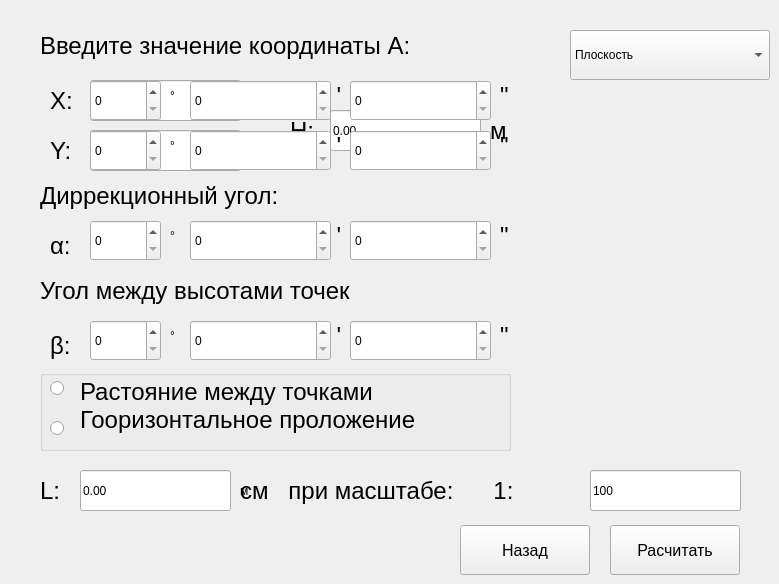
    <widget class="QWidget" name="inputDirectGD_page">
     <widget class="QLabel" name="label_directGD_inputA">
      <property name="geometry">
       <rect>
        <x>40</x>
        <y>20</y>
        <width>471</width>
        <height>51</height>
       </rect>
      </property>
      <property name="font">
       <font>
        <pointsize>18</pointsize>
       </font>
      </property>
      <property name="text">
       <string>Введите значение координаты A:</string>
      </property>
     </widget>
     <widget class="QLabel" name="label_directGD_inputX">
      <property name="geometry">
       <rect>
        <x>50</x>
        <y>80</y>
        <width>31</width>
        <height>41</height>
       </rect>
      </property>
      <property name="font">
       <font>
        <pointsize>18</pointsize>
       </font>
      </property>
      <property name="text">
       <string>X:</string>
      </property>
     </widget>
     <widget class="QLabel" name="label_directGD_inputY">
      <property name="geometry">
       <rect>
        <x>50</x>
        <y>130</y>
        <width>31</width>
        <height>41</height>
       </rect>
      </property>
      <property name="font">
       <font>
        <pointsize>18</pointsize>
       </font>
      </property>
      <property name="text">
       <string>Y:</string>
      </property>
     </widget>
     <widget class="QLabel" name="label_directGD_inputAngle">
      <property name="geometry">
       <rect>
        <x>40</x>
        <y>180</y>
        <width>321</width>
        <height>31</height>
       </rect>
      </property>
      <property name="font">
       <font>
        <pointsize>18</pointsize>
       </font>
      </property>
      <property name="text">
       <string>Диррекционный угол:</string>
      </property>
     </widget>
     <widget class="QLabel" name="label_directGD_Angle">
      <property name="geometry">
       <rect>
        <x>50</x>
        <y>230</y>
        <width>31</width>
        <height>31</height>
       </rect>
      </property>
      <property name="font">
       <font>
        <pointsize>18</pointsize>
       </font>
      </property>
      <property name="text">
       <string>α:</string>
      </property>
     </widget>
     <widget class="QLabel" name="label_directGD_L">
      <property name="geometry">
       <rect>
        <x>40</x>
        <y>470</y>
        <width>31</width>
        <height>41</height>
       </rect>
      </property>
      <property name="font">
       <font>
        <pointsize>18</pointsize>
       </font>
      </property>
      <property name="text">
       <string>L:</string>
      </property>
     </widget>
     <widget class="QPushButton" name="pushButton_directGD_solve">
      <property name="geometry">
       <rect>
        <x>610</x>
        <y>525</y>
        <width>130</width>
        <height>50</height>
       </rect>
      </property>
      <property name="font">
       <font>
        <pointsize>12</pointsize>
       </font>
      </property>
      <property name="text">
       <string>Расчитать</string>
      </property>
     </widget>
     <widget class="QPushButton" name="pushButton_directGD_back">
      <property name="geometry">
       <rect>
        <x>460</x>
        <y>525</y>
        <width>130</width>
        <height>50</height>
       </rect>
      </property>
      <property name="font">
       <font>
        <pointsize>12</pointsize>
       </font>
      </property>
      <property name="text">
       <string>Назад</string>
      </property>
     </widget>
     <widget class="QLabel" name="label_directGD_degree">
      <property name="geometry">
       <rect>
        <x>170</x>
        <y>220</y>
        <width>16</width>
        <height>31</height>
       </rect>
      </property>
      <property name="text">
       <string>°</string>
      </property>
     </widget>
     <widget class="QLabel" name="label_directGD_minutes">
      <property name="geometry">
       <rect>
        <x>330</x>
        <y>220</y>
        <width>16</width>
        <height>31</height>
       </rect>
      </property>
      <property name="font">
       <font>
        <pointsize>18</pointsize>
       </font>
      </property>
      <property name="text">
       <string> '</string>
      </property>
     </widget>
     <widget class="QLabel" name="label_directGD_seconds">
      <property name="geometry">
       <rect>
        <x>500</x>
        <y>220</y>
        <width>16</width>
        <height>31</height>
       </rect>
      </property>
      <property name="font">
       <font>
        <pointsize>18</pointsize>
       </font>
      </property>
      <property name="text">
       <string>&quot;</string>
      </property>
     </widget>
     <widget class="QSpinBox" name="spinBox_directGD_inputAngle_degrees">
      <property name="geometry">
       <rect>
        <x>90</x>
        <y>220</y>
        <width>71</width>
        <height>41</height>
       </rect>
      </property>
      <property name="wrapping">
       <bool>false</bool>
      </property>
      <property name="frame">
       <bool>true</bool>
      </property>
      <property name="readOnly">
       <bool>false</bool>
      </property>
      <property name="accelerated">
       <bool>false</bool>
      </property>
      <property name="keyboardTracking">
       <bool>true</bool>
      </property>
      <property name="showGroupSeparator" stdset="0">
       <bool>false</bool>
      </property>
      <property name="maximum">
       <number>1000000000</number>
      </property>
      <property name="stepType">
       <enum>QAbstractSpinBox::AdaptiveDecimalStepType</enum>
      </property>
     </widget>
     <widget class="QSpinBox" name="spinBox_directGD_inputAngle_minutes">
      <property name="geometry">
       <rect>
        <x>190</x>
        <y>220</y>
        <width>141</width>
        <height>41</height>
       </rect>
      </property>
      <property name="wrapping">
       <bool>false</bool>
      </property>
      <property name="frame">
       <bool>true</bool>
      </property>
      <property name="readOnly">
       <bool>false</bool>
      </property>
      <property name="accelerated">
       <bool>false</bool>
      </property>
      <property name="keyboardTracking">
       <bool>true</bool>
      </property>
      <property name="showGroupSeparator" stdset="0">
       <bool>false</bool>
      </property>
      <property name="maximum">
       <number>1000000000</number>
      </property>
      <property name="stepType">
       <enum>QAbstractSpinBox::AdaptiveDecimalStepType</enum>
      </property>
     </widget>
     <widget class="QSpinBox" name="spinBox_directGD_inputAngle_seconds">
      <property name="geometry">
       <rect>
        <x>350</x>
        <y>220</y>
        <width>141</width>
        <height>41</height>
       </rect>
      </property>
      <property name="wrapping">
       <bool>false</bool>
      </property>
      <property name="frame">
       <bool>true</bool>
      </property>
      <property name="readOnly">
       <bool>false</bool>
      </property>
      <property name="accelerated">
       <bool>false</bool>
      </property>
      <property name="keyboardTracking">
       <bool>true</bool>
      </property>
      <property name="showGroupSeparator" stdset="0">
       <bool>false</bool>
      </property>
      <property name="maximum">
       <number>1000000000</number>
      </property>
      <property name="stepType">
       <enum>QAbstractSpinBox::AdaptiveDecimalStepType</enum>
      </property>
     </widget>
     <widget class="QLineEdit" name="lineEdit_directGD_inputAx">
      <property name="geometry">
       <rect>
        <x>90</x>
        <y>80</y>
        <width>151</width>
        <height>41</height>
       </rect>
      </property>
      <property name="text">
       <string>0.00</string>
      </property>
     </widget>
     <widget class="QLineEdit" name="lineEdit_directGD_inputAy">
      <property name="geometry">
       <rect>
        <x>90</x>
        <y>130</y>
        <width>151</width>
        <height>41</height>
       </rect>
      </property>
      <property name="text">
       <string>0.00</string>
      </property>
     </widget>
     <widget class="QLineEdit" name="lineEdit_directGD_inputL">
      <property name="geometry">
       <rect>
        <x>80</x>
        <y>470</y>
        <width>151</width>
        <height>41</height>
       </rect>
      </property>
      <property name="text">
       <string>0.00</string>
      </property>
     </widget>
     <widget class="QLabel" name="label_directGD_m_scale">
      <property name="geometry">
       <rect>
        <x>240</x>
        <y>470</y>
        <width>351</width>
        <height>41</height>
       </rect>
      </property>
      <property name="font">
       <font>
        <pointsize>18</pointsize>
       </font>
      </property>
      <property name="text">
       <string>см   при масштабе:      1:</string>
      </property>
     </widget>
     <widget class="QLineEdit" name="lineEdit_directGD_inputScale">
      <property name="geometry">
       <rect>
        <x>590</x>
        <y>470</y>
        <width>151</width>
        <height>41</height>
       </rect>
      </property>
      <property name="text">
       <string>100</string>
      </property>
     </widget>
     <widget class="QLabel" name="label_directGD_m">
      <property name="geometry">
       <rect>
        <x>250</x>
        <y>80</y>
        <width>21</width>
        <height>41</height>
       </rect>
      </property>
      <property name="font">
       <font>
        <pointsize>18</pointsize>
       </font>
      </property>
      <property name="text">
       <string>м</string>
      </property>
     </widget>
     <widget class="QLabel" name="label_directGD_m1">
      <property name="geometry">
       <rect>
        <x>250</x>
        <y>130</y>
        <width>21</width>
        <height>41</height>
       </rect>
      </property>
      <property name="font">
       <font>
        <pointsize>18</pointsize>
       </font>
      </property>
      <property name="text">
       <string>м</string>
      </property>
     </widget>
     <widget class="QGroupBox" name="groupBox">
      <property name="geometry">
       <rect>
        <x>40</x>
        <y>370</y>
        <width>471</width>
        <height>81</height>
       </rect>
      </property>
      <property name="font">
       <font>
        <stylestrategy>PreferAntialias</stylestrategy>
        <kerning>true</kerning>
       </font>
      </property>
      <property name="title">
       <string/>
      </property>
      <widget class="QRadioButton" name="radioButton_directGD_inputL">
       <property name="geometry">
        <rect>
         <x>10</x>
         <y>10</y>
         <width>81</width>
         <height>17</height>
        </rect>
       </property>
       <property name="text">
        <string/>
       </property>
      </widget>
      <widget class="QRadioButton" name="radioButton_directGD_inputHorizSpacing">
       <property name="geometry">
        <rect>
         <x>10</x>
         <y>50</y>
         <width>82</width>
         <height>17</height>
        </rect>
       </property>
       <property name="text">
        <string/>
       </property>
      </widget>
      <widget class="QLabel" name="label_directGD_inputL">
       <property name="geometry">
        <rect>
         <x>40</x>
         <y>-10</y>
         <width>421</width>
         <height>91</height>
        </rect>
       </property>
       <property name="font">
        <font>
         <pointsize>18</pointsize>
        </font>
       </property>
       <property name="text">
        <string>Растояние между точками
Гооризонтальное проложение</string>
       </property>
      </widget>
     </widget>
     <widget class="QLabel" name="label_directGD_m_in_L">
      <property name="geometry">
       <rect>
        <x>240</x>
        <y>470</y>
        <width>91</width>
        <height>41</height>
       </rect>
      </property>
      <property name="text">
       <string>м</string>
      </property>
     </widget>
     <widget class="QComboBox" name="comboBox_directGD">
      <property name="geometry">
       <rect>
        <x>570</x>
        <y>30</y>
        <width>200</width>
        <height>50</height>
       </rect>
      </property>
      <item>
       <property name="text">
        <string>Плоскость</string>
       </property>
      </item>
      <item>
       <property name="text">
        <string>Плоскость H</string>
       </property>
      </item>
      <item>
       <property name="text">
        <string>Сфера</string>
       </property>
      </item>
      <item>
       <property name="text">
        <string>Эллипсоид Красовского</string>
       </property>
      </item>
     </widget>
     <widget class="QLabel" name="label_directGD_inputH">
      <property name="geometry">
       <rect>
        <x>290</x>
        <y>110</y>
        <width>31</width>
        <height>41</height>
       </rect>
      </property>
      <property name="font">
       <font>
        <pointsize>18</pointsize>
       </font>
      </property>
      <property name="text">
       <string>H:</string>
      </property>
     </widget>
     <widget class="QLineEdit" name="lineEdit_directGD_inputAh">
      <property name="geometry">
       <rect>
        <x>330</x>
        <y>110</y>
        <width>151</width>
        <height>41</height>
       </rect>
      </property>
      <property name="text">
       <string>0.00</string>
      </property>
     </widget>
     <widget class="QLabel" name="label_directGD_m_h">
      <property name="geometry">
       <rect>
        <x>490</x>
        <y>110</y>
        <width>21</width>
        <height>41</height>
       </rect>
      </property>
      <property name="font">
       <font>
        <pointsize>18</pointsize>
       </font>
      </property>
      <property name="text">
       <string>м</string>
      </property>
     </widget>
     <widget class="QLabel" name="label_directGD_degree_H">
      <property name="geometry">
       <rect>
        <x>170</x>
        <y>320</y>
        <width>16</width>
        <height>31</height>
       </rect>
      </property>
      <property name="text">
       <string>°</string>
      </property>
     </widget>
     <widget class="QLabel" name="label_directGD_inputAngle_H">
      <property name="geometry">
       <rect>
        <x>40</x>
        <y>270</y>
        <width>401</width>
        <height>41</height>
       </rect>
      </property>
      <property name="font">
       <font>
        <pointsize>18</pointsize>
       </font>
      </property>
      <property name="text">
       <string>Угол между высотами точек</string>
      </property>
     </widget>
     <widget class="QSpinBox" name="spinBox_directGD_inputAngle_secondsH">
      <property name="geometry">
       <rect>
        <x>350</x>
        <y>320</y>
        <width>141</width>
        <height>41</height>
       </rect>
      </property>
      <property name="wrapping">
       <bool>false</bool>
      </property>
      <property name="frame">
       <bool>true</bool>
      </property>
      <property name="readOnly">
       <bool>false</bool>
      </property>
      <property name="accelerated">
       <bool>false</bool>
      </property>
      <property name="keyboardTracking">
       <bool>true</bool>
      </property>
      <property name="showGroupSeparator" stdset="0">
       <bool>false</bool>
      </property>
      <property name="maximum">
       <number>1000000000</number>
      </property>
      <property name="stepType">
       <enum>QAbstractSpinBox::AdaptiveDecimalStepType</enum>
      </property>
     </widget>
     <widget class="QLabel" name="label_directGD_minutes_H">
      <property name="geometry">
       <rect>
        <x>330</x>
        <y>320</y>
        <width>16</width>
        <height>31</height>
       </rect>
      </property>
      <property name="font">
       <font>
        <pointsize>18</pointsize>
       </font>
      </property>
      <property name="text">
       <string> '</string>
      </property>
     </widget>
     <widget class="QLabel" name="label_directGD_seconds_H">
      <property name="geometry">
       <rect>
        <x>500</x>
        <y>320</y>
        <width>16</width>
        <height>31</height>
       </rect>
      </property>
      <property name="font">
       <font>
        <pointsize>18</pointsize>
       </font>
      </property>
      <property name="text">
       <string>&quot;</string>
      </property>
     </widget>
     <widget class="QSpinBox" name="spinBox_directGD_inputAngle_degreesH">
      <property name="geometry">
       <rect>
        <x>90</x>
        <y>320</y>
        <width>71</width>
        <height>41</height>
       </rect>
      </property>
      <property name="wrapping">
       <bool>false</bool>
      </property>
      <property name="frame">
       <bool>true</bool>
      </property>
      <property name="readOnly">
       <bool>false</bool>
      </property>
      <property name="accelerated">
       <bool>false</bool>
      </property>
      <property name="keyboardTracking">
       <bool>true</bool>
      </property>
      <property name="showGroupSeparator" stdset="0">
       <bool>false</bool>
      </property>
      <property name="maximum">
       <number>1000000000</number>
      </property>
      <property name="stepType">
       <enum>QAbstractSpinBox::AdaptiveDecimalStepType</enum>
      </property>
     </widget>
     <widget class="QLabel" name="label_directGD_AngleH">
      <property name="geometry">
       <rect>
        <x>50</x>
        <y>330</y>
        <width>31</width>
        <height>31</height>
       </rect>
      </property>
      <property name="font">
       <font>
        <pointsize>18</pointsize>
       </font>
      </property>
      <property name="text">
       <string>β:</string>
      </property>
     </widget>
     <widget class="QSpinBox" name="spinBox_directGD_inputAngle_minutesH">
      <property name="geometry">
       <rect>
        <x>190</x>
        <y>320</y>
        <width>141</width>
        <height>41</height>
       </rect>
      </property>
      <property name="wrapping">
       <bool>false</bool>
      </property>
      <property name="frame">
       <bool>true</bool>
      </property>
      <property name="readOnly">
       <bool>false</bool>
      </property>
      <property name="accelerated">
       <bool>false</bool>
      </property>
      <property name="keyboardTracking">
       <bool>true</bool>
      </property>
      <property name="showGroupSeparator" stdset="0">
       <bool>false</bool>
      </property>
      <property name="maximum">
       <number>1000000000</number>
      </property>
      <property name="stepType">
       <enum>QAbstractSpinBox::AdaptiveDecimalStepType</enum>
      </property>
     </widget>
     <widget class="QSpinBox" name="spinBox_directGD_inputX_seconds">
      <property name="geometry">
       <rect>
        <x>350</x>
        <y>80</y>
        <width>141</width>
        <height>41</height>
       </rect>
      </property>
      <property name="wrapping">
       <bool>false</bool>
      </property>
      <property name="frame">
       <bool>true</bool>
      </property>
      <property name="readOnly">
       <bool>false</bool>
      </property>
      <property name="accelerated">
       <bool>false</bool>
      </property>
      <property name="keyboardTracking">
       <bool>true</bool>
      </property>
      <property name="showGroupSeparator" stdset="0">
       <bool>false</bool>
      </property>
      <property name="maximum">
       <number>1000000000</number>
      </property>
      <property name="stepType">
       <enum>QAbstractSpinBox::AdaptiveDecimalStepType</enum>
      </property>
     </widget>
     <widget class="QSpinBox" name="spinBox_directGD_inputX_degrees">
      <property name="geometry">
       <rect>
        <x>90</x>
        <y>80</y>
        <width>71</width>
        <height>41</height>
       </rect>
      </property>
      <property name="wrapping">
       <bool>false</bool>
      </property>
      <property name="frame">
       <bool>true</bool>
      </property>
      <property name="readOnly">
       <bool>false</bool>
      </property>
      <property name="accelerated">
       <bool>false</bool>
      </property>
      <property name="keyboardTracking">
       <bool>true</bool>
      </property>
      <property name="showGroupSeparator" stdset="0">
       <bool>false</bool>
      </property>
      <property name="maximum">
       <number>1000000000</number>
      </property>
      <property name="stepType">
       <enum>QAbstractSpinBox::AdaptiveDecimalStepType</enum>
      </property>
     </widget>
     <widget class="QLabel" name="label_directGD_x_minutes">
      <property name="geometry">
       <rect>
        <x>330</x>
        <y>80</y>
        <width>16</width>
        <height>31</height>
       </rect>
      </property>
      <property name="font">
       <font>
        <pointsize>18</pointsize>
       </font>
      </property>
      <property name="text">
       <string> '</string>
      </property>
     </widget>
     <widget class="QLabel" name="label_directGD_x_degree">
      <property name="geometry">
       <rect>
        <x>170</x>
        <y>80</y>
        <width>16</width>
        <height>31</height>
       </rect>
      </property>
      <property name="text">
       <string>°</string>
      </property>
     </widget>
     <widget class="QLabel" name="label_directGD_x_seconds">
      <property name="geometry">
       <rect>
        <x>500</x>
        <y>80</y>
        <width>16</width>
        <height>31</height>
       </rect>
      </property>
      <property name="font">
       <font>
        <pointsize>18</pointsize>
       </font>
      </property>
      <property name="text">
       <string>&quot;</string>
      </property>
     </widget>
     <widget class="QSpinBox" name="spinBox_directGD_inputX_minutes">
      <property name="geometry">
       <rect>
        <x>190</x>
        <y>80</y>
        <width>141</width>
        <height>41</height>
       </rect>
      </property>
      <property name="wrapping">
       <bool>false</bool>
      </property>
      <property name="frame">
       <bool>true</bool>
      </property>
      <property name="readOnly">
       <bool>false</bool>
      </property>
      <property name="accelerated">
       <bool>false</bool>
      </property>
      <property name="keyboardTracking">
       <bool>true</bool>
      </property>
      <property name="showGroupSeparator" stdset="0">
       <bool>false</bool>
      </property>
      <property name="maximum">
       <number>1000000000</number>
      </property>
      <property name="stepType">
       <enum>QAbstractSpinBox::AdaptiveDecimalStepType</enum>
      </property>
     </widget>
     <widget class="QLabel" name="label_directGD_y_minutes">
      <property name="geometry">
       <rect>
        <x>330</x>
        <y>130</y>
        <width>16</width>
        <height>31</height>
       </rect>
      </property>
      <property name="font">
       <font>
        <pointsize>18</pointsize>
       </font>
      </property>
      <property name="text">
       <string> '</string>
      </property>
     </widget>
     <widget class="QSpinBox" name="spinBox_directGD_inputY_degrees">
      <property name="geometry">
       <rect>
        <x>90</x>
        <y>130</y>
        <width>71</width>
        <height>41</height>
       </rect>
      </property>
      <property name="wrapping">
       <bool>false</bool>
      </property>
      <property name="frame">
       <bool>true</bool>
      </property>
      <property name="readOnly">
       <bool>false</bool>
      </property>
      <property name="accelerated">
       <bool>false</bool>
      </property>
      <property name="keyboardTracking">
       <bool>true</bool>
      </property>
      <property name="showGroupSeparator" stdset="0">
       <bool>false</bool>
      </property>
      <property name="maximum">
       <number>1000000000</number>
      </property>
      <property name="stepType">
       <enum>QAbstractSpinBox::AdaptiveDecimalStepType</enum>
      </property>
     </widget>
     <widget class="QSpinBox" name="spinBox_directGD_inputY_minutes">
      <property name="geometry">
       <rect>
        <x>190</x>
        <y>130</y>
        <width>141</width>
        <height>41</height>
       </rect>
      </property>
      <property name="wrapping">
       <bool>false</bool>
      </property>
      <property name="frame">
       <bool>true</bool>
      </property>
      <property name="readOnly">
       <bool>false</bool>
      </property>
      <property name="accelerated">
       <bool>false</bool>
      </property>
      <property name="keyboardTracking">
       <bool>true</bool>
      </property>
      <property name="showGroupSeparator" stdset="0">
       <bool>false</bool>
      </property>
      <property name="maximum">
       <number>1000000000</number>
      </property>
      <property name="stepType">
       <enum>QAbstractSpinBox::AdaptiveDecimalStepType</enum>
      </property>
     </widget>
     <widget class="QSpinBox" name="spinBox_directGD_inputY_seconds">
      <property name="geometry">
       <rect>
        <x>350</x>
        <y>130</y>
        <width>141</width>
        <height>41</height>
       </rect>
      </property>
      <property name="wrapping">
       <bool>false</bool>
      </property>
      <property name="frame">
       <bool>true</bool>
      </property>
      <property name="readOnly">
       <bool>false</bool>
      </property>
      <property name="accelerated">
       <bool>false</bool>
      </property>
      <property name="keyboardTracking">
       <bool>true</bool>
      </property>
      <property name="showGroupSeparator" stdset="0">
       <bool>false</bool>
      </property>
      <property name="maximum">
       <number>1000000000</number>
      </property>
      <property name="stepType">
       <enum>QAbstractSpinBox::AdaptiveDecimalStepType</enum>
      </property>
     </widget>
     <widget class="QLabel" name="label_directGD_y_degree">
      <property name="geometry">
       <rect>
        <x>170</x>
        <y>130</y>
        <width>16</width>
        <height>31</height>
       </rect>
      </property>
      <property name="text">
       <string>°</string>
      </property>
     </widget>
     <widget class="QLabel" name="label_directGD_y_seconds">
      <property name="geometry">
       <rect>
        <x>500</x>
        <y>130</y>
        <width>16</width>
        <height>31</height>
       </rect>
      </property>
      <property name="font">
       <font>
        <pointsize>18</pointsize>
       </font>
      </property>
      <property name="text">
       <string>&quot;</string>
      </property>
     </widget>
    </widget>
